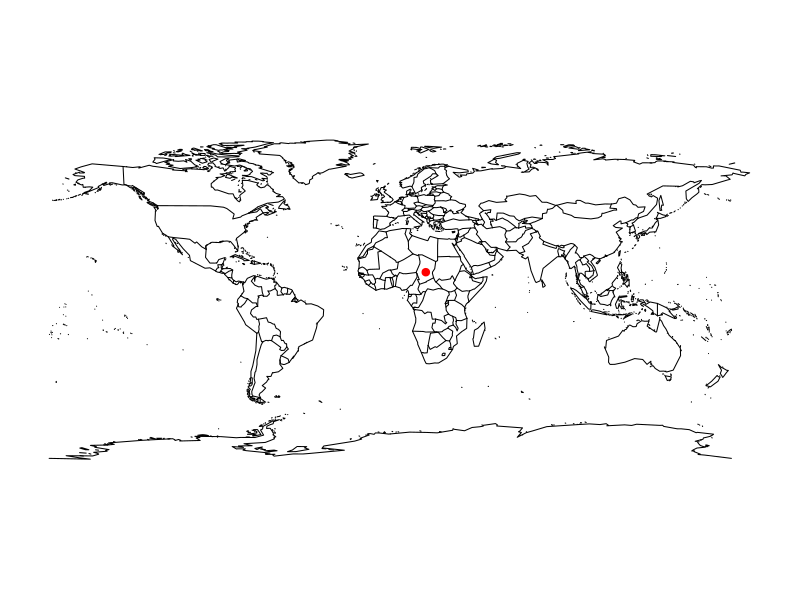

The R source for this figure: (Note: this script raises an error after producing the figure.)
githubWD="~/Desktop/UCB_DS421_NEX_partnerProject"
setwd(githubWD)
lon=read.csv("lon.csv",stringsAsFactors=F)[,1] ## save and load into javascript
lat=read.csv("lat.csv",stringsAsFactors=F)[,1] ## save and load into javascript

grid=expand.grid(lon,lat)

lookUpTable=paste("id",grid[,1],grid[,2],sep="_")
#head(lookUpTable)
#class(lookUpTable)
#length(lookUpTable)

reshapeLookUp=matrix(lookUpTable,nrow=length(lon),ncol=length(lat)) ## save to csv and load into javascript

point=c(0.380,90)
## printed to console 

## rewrite in java script
findGridCell=function(point, lookup,lon,lat){
  
  lookup[which.min(abs(lon-point[1])),which.min(abs(lat-point[2]))]
} ## will need a tag and variable name eventually

findGridCell(point,reshapeLookUp,lon,lat)

point=rbind(c(0.380,90),c(40,100))
apply(point,1,findGridCell,reshapeLookUp,lon,lat)

point=c(18.75,13.875)
require(maps)
map("world")
points(point[1],point[2],col="red",pch=19)
findGridCell(point,reshapeLookUp,lon,lat)

which(lon==18.625) ## 75
which(lat==13.875) ## 416

dim(tempMin85Yr)
x=seq(2006,2100,by=1)
plot(x,tempMin85Yr[75,416,],type="l",main="trend rcp85",sub=findGridCell(point,reshapeLookUp,lon,lat),ylab="min temp",xlab="year")

point=c(-2.25,16.125)
findGridCell(point,reshapeLookUp,lon,lat)

point=c(122.27,-37.87)

map("state","ca")
points(point)
## generate sequences
## subtract point from this, which one has smallest magnitude
## or have a flag for min up until this point, update
min(lat) ## -89.875
diff(lat)[1] ## 0.25
max(lat) ## 89.875

min(lon) ## 0.125
diff(lon)[1] ## 0.25
max(lon) ## 359.875

## for one tag, can add tag delimiters
toWrite=paste("<img id=\"ts-",grid[,1],"_",grid[,2],"\" class=\"bottom\" src=\"","ts-",grid[,1],"_",grid[,2],
              "trend",".png\" />",sep="")
length(toWrite) ## 1036800
## this is why we can't actually do this
writeLines(toWrite)

toWrite=paste("<img id=\"ts-",grid[,1],"_",grid[,2],"\" class=\"bottom\" src=\"","ts-",grid[,1],"_",grid[,2],
              "sd",".png\" />",sep="")
length(toWrite)
writeLines(toWrite)

